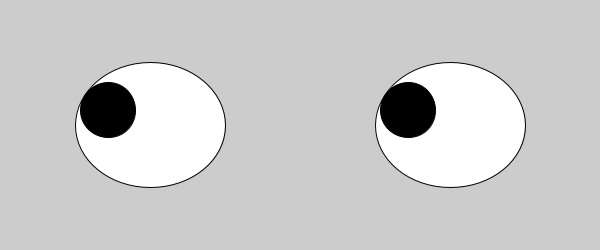
Frame 1 (no input)
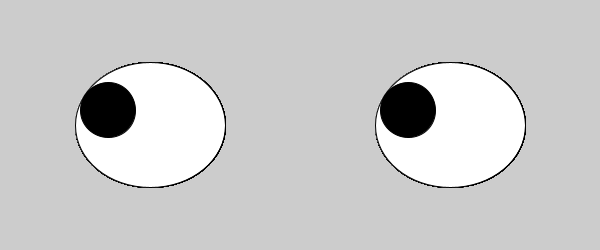
Frame 60 (the mouse pressed at the canvas centre just before this capture)
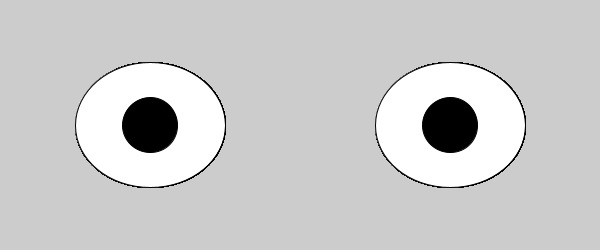
Frame 120 (the mouse held since frame 60 and released just before this capture)

The Processing sketch that drew these frames (run headless with seeded random() and noise(); from frame 60 on, the mouse is pressed at the canvas centre):

// Processing sketch: googly_eyes
// ── googly_eyes.pde
void setup(){
  size(600,250);
  
}
void draw(){
 fill(255,255,255);
  ellipse(150,125,150,125);
 ellipse(450,125,150,125);
  fill(000,000,000);
 ellipse(408+mouseX/7,110+mouseY/8,55,55);
ellipse(108+mouseX/7,110+mouseY/8,55,55);
}
